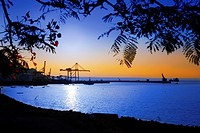
#> input picture Tagging/Images/0047.jpg, 200 x 133 px
$ python PlotExample.py
#> lines starting #> are read from the running program, lines starting #| are printed output that depends on the picture
# -*- coding: utf-8 -*-
"""
Created on Mon Apr 03 19:06:45 2017

@author: ramon
"""
"""
how to display an image and functions using matplotlib
"""

from skimage import io
import numpy as np
import matplotlib.pyplot as plt

im = io.imread('Images/0047.jpg')
#> im is the input picture: shape (133, 200, 3); mean R, G, B 77.8, 84.2, 117.1
plt.figure(1)
plt.imshow(im)
plt.axis('off')

x=np.array(np.arange(-10,10,0.01))
sin=np.sin(x)
cos=np.cos(x)
plt.figure(2)
plt.cla()
plt.plot(x,sin,label='funcio sinius')
plt.plot(x,cos,label='funcio cosinus')
plt.xlabel('x')
plt.ylabel('resposta')
plt.legend(loc='upper right')
plt.draw()
plt.pause(0.01)
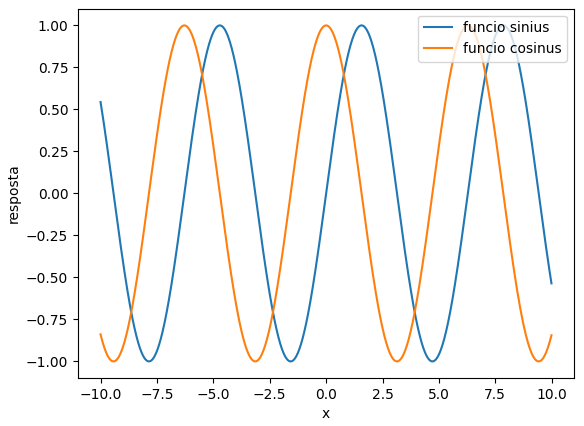
#> figure drawn by matplotlib, 1 panel; curve peaks at x = 1.57, y = 1; curve peaks at x = -2.13e-13, y = 1
